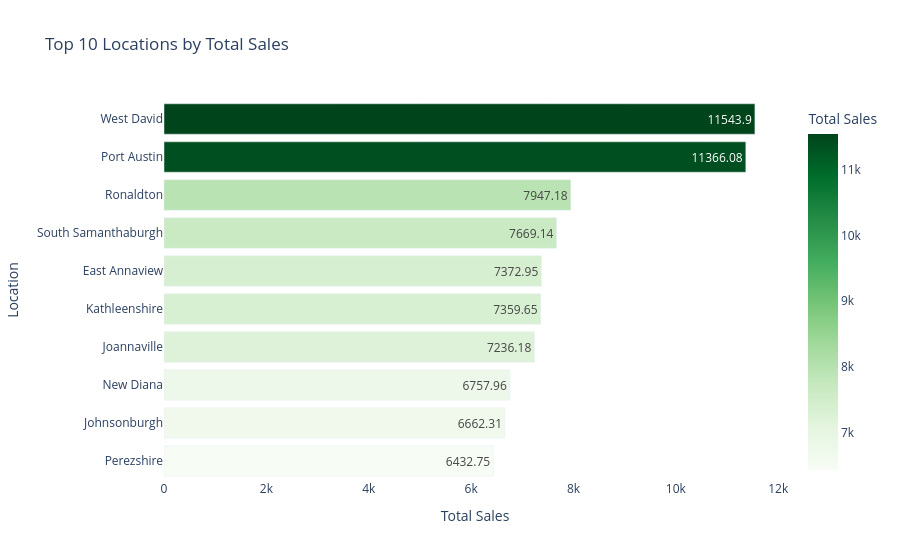

Notebook source saved alongside this figure:
### Code cell
import pandas as pd
import plotly.express as px

# Ensure the data is in the correct format (adjust this line according to your dataset's structure)
final_combined_dataset['Amount'] = pd.to_numeric(final_combined_dataset['Amount'], errors='coerce')

# Group by Location and calculate the total sales (sum of Amount) for each location
location_sales = final_combined_dataset.groupby('Location').agg({'Amount': 'sum'}).reset_index()

# Sort by Amount in descending order and take the top 10
top_10_sales = location_sales.sort_values('Amount', ascending=False).head(10)

# Plotting the horizontal bar chart
fig = px.bar(
    top_10_sales,
    x='Amount',
    y='Location',
    orientation='h',  # Horizontal bars
    title="Top 10 Locations by Total Sales",
    labels={'Amount': 'Total Sales', 'Location': 'Location'},
    color='Amount',  # Color by total sales
    color_continuous_scale='Greens',  # Green color scale, darkest = highest sales
    text='Amount',  # Add sales amount as annotations on the bars
)

# Update layout to remove color from tooltip
fig.update_traces(hovertemplate='Location: %{y}<br>Sales: %{x}<extra></extra>')  # Custom hover text

# Update layout to reverse the y-axis to show the highest values at the top
fig.update_layout(
    plot_bgcolor='white',
    xaxis_title="Total Sales",
    yaxis_title="Location",
    yaxis=dict(
        autorange='reversed'  # Reversing the y-axis to show the highest sales at the top
    ),
    showlegend=False,  # Hide the legend for a cleaner look
)

# Show the figure
fig.show()

### Figure 1 — Plotly figure (JSON) as saved in the notebook; plotly's stock layout.template omitted (floating-point values rounded to 4 significant figures)
{"data": [{"alignmentgroup": "True", "hovertemplate": "Location: %{y}<br>Sales: %{x}<extra></extra>", "legendgroup": "", "marker": {"color": [11540.0, 11370.0, 7947.0, 7669.0, 7373.0, 7360.0, 7236.0, 6758.0, 6662.0, 6433.0], "coloraxis": "coloraxis", "pattern": {"shape": ""}}, "name": "", "offsetgroup": "", "orientation": "h", "showlegend": false, "text": [11540.0, 11370.0, 7947.0, 7669.0, 7373.0, 7360.0, 7236.0, 6758.0, 6662.0, 6433.0], "textposition": "auto", "type": "bar", "x": [11540.0, 11370.0, 7947.0, 7669.0, 7373.0, 7360.0, 7236.0, 6758.0, 6662.0, 6433.0], "xaxis": "x", "y": ["West David", "Port Austin", "Ronaldton", "South Samanthaburgh", "East Annaview", "Kathleenshire", "Joannaville", "New Diana", "Johnsonburgh", "Perezshire"], "yaxis": "y"}], "layout": {"autosize": true, "barmode": "relative", "coloraxis": {"colorbar": {"title": {"text": "Total Sales"}}, "colorscale": [[0, "rgb(247,252,245)"], [0.125, "rgb(229,245,224)"], [0.25, "rgb(199,233,192)"], [0.375, "rgb(161,217,155)"], [0.5, "rgb(116,196,118)"], [0.625, "rgb(65,171,93)"], [0.75, "rgb(35,139,69)"], [0.875, "rgb(0,109,44)"], [1, "rgb(0,68,27)"]]}, "legend": {"tracegroupgap": 0}, "plot_bgcolor": "white", "showlegend": false, "title": {"text": "Top 10 Locations by Total Sales"}, "xaxis": {"anchor": "y", "autorange": true, "domain": [0, 1], "range": [0, 12150.0], "title": {"text": "Total Sales"}, "type": "linear"}, "yaxis": {"anchor": "x", "autorange": true, "domain": [0, 1], "range": [9.5, -0.5], "title": {"text": "Location"}, "type": "category"}}}
